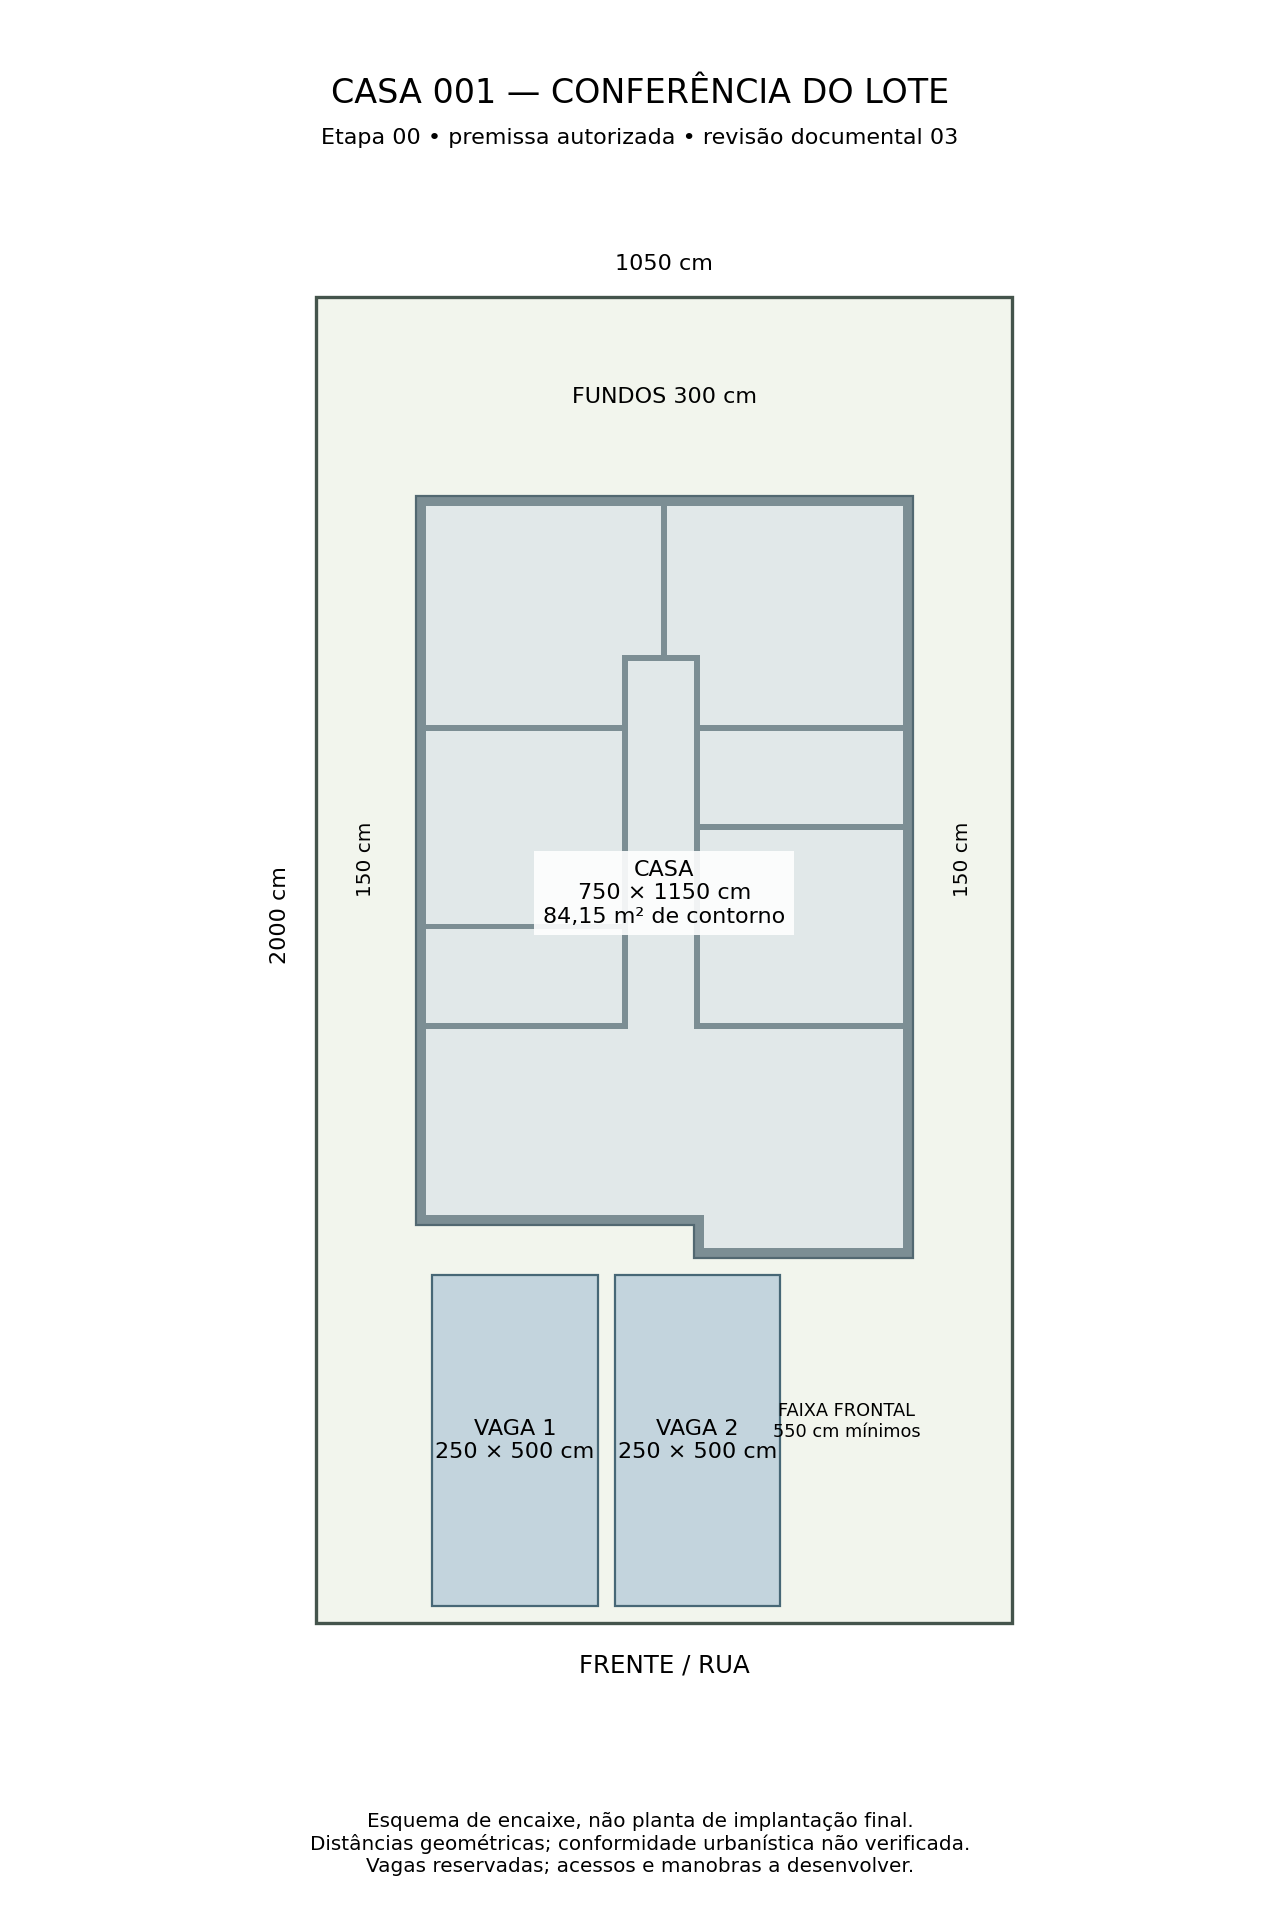

The script that saved this image:
"""Conferencia geometrica da premissa autorizada; nao e planta legal de implantacao."""
from pathlib import Path
import os
import json
import hashlib
from datetime import datetime
from zoneinfo import ZoneInfo

OUT=Path(__file__).resolve().parent
ROOT=OUT.parents[1]
os.environ['MPLCONFIGDIR']=str(OUT/'ferramentas/matplotlib')
import matplotlib
matplotlib.use('Agg')
import matplotlib.pyplot as plt
from matplotlib.patches import Polygon as Patch
from shapely.geometry import Polygon,box
from shapely.affinity import translate

def sha(p):
    return hashlib.sha256(p.read_bytes()).hexdigest()

data=json.loads((OUT/'jose_da_silva_00_geometria_v02.json').read_text(encoding='utf-8'))
old=json.loads((OUT/'jose_da_silva_00_validacao_v02.json').read_text(encoding='utf-8'))
for name,digest in old['saidas_sha256'].items():
    assert sha(OUT/name)==digest, name
lot=box(0,0,1050,2000)
house=translate(Polygon(data['contorno']),xoff=150,yoff=550)
parking=[box(175,25,425,525),box(450,25,700,525)]
assert lot.covers(house)
assert all(lot.covers(p) and p.intersection(house).area==0 for p in parking)
assert parking[0].intersection(parking[1]).area==0
assert house.bounds==(150,550,900,1700)
assert house.area==841500

fig,ax=plt.subplots(figsize=(8,12),facecolor='white')
ax.add_patch(Patch(list(lot.exterior.coords),facecolor='#f2f5ed',edgecolor='#44544c',lw=1.5))
ax.add_patch(Patch(list(house.exterior.coords),facecolor='#e1e8e9',edgecolor='#526871',lw=1))
for _,bounds in data['paredes']:
    wall=translate(box(*bounds),xoff=150,yoff=550)
    ax.add_patch(Patch(list(wall.exterior.coords),facecolor='#526871',edgecolor='none',alpha=.7))
for i,p in enumerate(parking,1):
    ax.add_patch(Patch(list(p.exterior.coords),facecolor='#c3d4dd',edgecolor='#476776',lw=1))
    ax.text(p.centroid.x,p.centroid.y,f'VAGA {i}\n250 × 500 cm',ha='center',va='center',fontsize=10)
ax.text(525,1840,'FUNDOS 300 cm',ha='center',fontsize=10)
ax.text(75,1100,'150 cm',rotation=90,ha='center',fontsize=9)
ax.text(975,1100,'150 cm',rotation=90,ha='center',fontsize=9)
ax.text(800,280,'FAIXA FRONTAL\n550 cm mínimos',ha='center',fontsize=8)
ax.text(525,1100,'CASA\n750 × 1150 cm\n84,15 m² de contorno',ha='center',va='center',fontsize=10,
        bbox=dict(facecolor='white',edgecolor='none',alpha=.9))
ax.text(525,-75,'FRENTE / RUA',ha='center',fontsize=11)
ax.text(525,2040,'1050 cm',ha='center',fontsize=10)
ax.text(-55,1000,'2000 cm',rotation=90,ha='center',fontsize=10)
ax.set(xlim=(-100,1125),ylim=(-130,2100),aspect='equal')
ax.axis('off')
fig.suptitle('CASA 001 — CONFERÊNCIA DO LOTE',fontsize=15,y=.96)
fig.text(.5,.925,'Etapa 00 • premissa autorizada • revisão documental 03',ha='center',fontsize=10)
fig.text(.5,.025,'Esquema de encaixe, não planta de implantação final.\nDistâncias geométricas; conformidade urbanística não verificada.\nVagas reservadas; acessos e manobras a desenvolver.',ha='center',fontsize=9)
preview=OUT/'jose_da_silva_00_lote_assumido_v03.png'
fig.savefig(preview,dpi=160)
plt.close(fig)

report=OUT/'jose_da_silva_00_lote_assumido_v03.md'
report.write_text('''# Casa 001 — lote assumido — revisão documental 03

## Premissa vigente

Usuário autorizou dispensar identificação cadastral e considerar o projeto viável no local informado, com lote de 1050 × 2000 cm. Registro: `HIPOTESES_DECISOES/output/2026-09-24_1640_lote_assumido.md`. Não solicitar novamente cadastro para avançar no estudo. Conformidade urbanística específica não verificada.

Este adendo supera exclusivamente a exigência cadastral e o impedimento correspondente nos documentos v02. Preserva as cotas externas, o croqui e a geometria da casa. A revisão 03 é documental e de conferência do lote; os arquivos editáveis vigentes continuam sendo `jose_da_silva_00_planta_v02.dxf` e `jose_da_silva_00_paredes_v02.skp`.

## Conferência

- Lote: 1050 × 2000 cm, 210 m²; casa: contorno externo de 84,15 m², conforme JSON v02.
- Casa posicionada para teste em x=150…900, y=550…1700 cm; laterais 150 cm, fundos 300 cm e frente mínima 550 cm. Frente do estar a 600 cm por causa do avanço de 50 cm do jantar.
- Duas reservas de vagas de 250 × 500 cm: x=175…425 e x=450…700, ambas em y=25…525. Contidas no lote e sem sobreposição entre si ou com a casa.
- Distâncias são escolhas geométricas para o estudo, não parâmetros legais confirmados. Sem dimensionamento de muros, portões, cobertura da garagem ou validação de trajetórias e circulação de pedestres.
- Esquema mostra projeções de paredes sem detalhar vãos; consultar DXF/SKP v02 para os acessos. O banheiro direito mantém o acesso externo, com faixa lateral disponível.

## Validação e continuidade

Script `jose_da_silva_00_lote_assumido_v03.py` executado com verificações de contenção, não sobreposição e área. Hashes dos sete derivados v02 comparados com o relatório anterior: preservados. Evidências em `jose_da_silva_00_lote_assumido_validacao_v03.json`; prévia PNG na mesma pasta.

Mantidos os testes geométricos e de arquivos v02: DXF auditado; SKP reaberto pela biblioteca do SketchUp 2016. Testes nas interfaces gráficas continuam pendentes para aceitação final; não são apresentados como realizados.

Etapa 00 com entregáveis disponíveis para revisão do estudo, sem impedimento cadastral. Próxima transição: aprovação da etapa 00, exigida por `WORKFLOW/STEP_BY_STEP.md`, antes de 01 — Render 3D. Esta autorização sobre o lote não foi registrada como aprovação de desenhos ou como liberação para obra.
''',encoding='utf-8')
sources=[ROOT/'ENGINEERING.md',ROOT/'REQUISITOS/convencoes.md',ROOT/'WORKFLOW/STEP_BY_STEP.md',
         ROOT/'HIPOTESES_DECISOES/output/2026-09-24_1640_lote_assumido.md',
         OUT/'jose_da_silva_00_geometria_v02.json']
checks=dict(data=datetime.now(ZoneInfo('America/Sao_Paulo')).isoformat(),
            fontes_sha256={str(p.relative_to(ROOT)):sha(p) for p in sources},
            fontes_originais_preservadas=all(sha(ROOT/name)==digest for name,digest in old['fontes_sha256'].items()
                                            if 'input' in Path(name).parts or name.startswith('NORMAS')),
            derivados_v02_preservados=True,contencao_casa_e_vagas='PASS',sobreposicoes='ZERO',
            distancia_frontal_min_cm=550,laterais_cm=[150,150],fundos_cm=300,
            conformidade_urbanistica='NAO VERIFICADA; cadastro dispensado para estudo pelo usuario',
            aprovacao_etapa_00='AGUARDANDO REVISAO',
            saidas_sha256={p.name:sha(p) for p in [preview,report,Path(__file__)]})
assert checks['fontes_originais_preservadas']
(OUT/'jose_da_silva_00_lote_assumido_validacao_v03.json').write_text(json.dumps(checks,ensure_ascii=False,indent=2),encoding='utf-8')
print('PASS: casa e duas reservas de vagas contidas no lote; sem sobreposicao; originais e derivados v02 preservados.')
